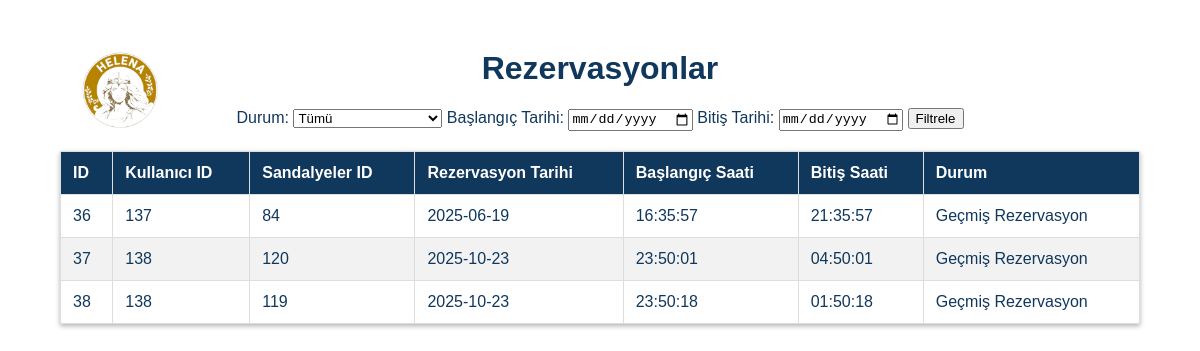
The app's page /sayfalar/adminRezervasyonlar.php with its own data.
### tables this page shows
CREATE TABLE IF NOT EXISTS `rezervasyonlar` (
  `rezervasyon_id` int NOT NULL AUTO_INCREMENT,
  `kullanici_id` int NOT NULL,
  `sandalye_id` int NOT NULL,
  `rezervasyon_tarihi` date NOT NULL,
  `baslangic_saati` time NOT NULL,
  `bitis_saati` time DEFAULT NULL,
  `durum` varchar(255) NOT NULL DEFAULT 'Dolu',
  PRIMARY KEY (`rezervasyon_id`),
  KEY `kullanici_id` (`kullanici_id`),
  KEY `sandalye_id` (`sandalye_id`)
);

### sayfalar/adminRezervasyonlar.php (the view, shortened to what this page needs)
<?php
$host = 'localhost';
$dbname = 'helena';
$username = 'root';
$password = '';
try {
    $pdo = new PDO("mysql:host=$host;dbname=$dbname;charset=utf8", $username, $password);
    $pdo->setAttribute(PDO::ATTR_ERRMODE, PDO::ERRMODE_EXCEPTION);
    $query = "SELECT * FROM rezervasyonlar WHERE 1";
    $params = [];
    $stmt = $pdo->prepare($query);
    $stmt->execute($params);
    $rezervasyonlar = $stmt->fetchAll(PDO::FETCH_ASSOC);
} catch (PDOException $e) {
    die("Veritabanı bağlantı hatası: " . $e->getMessage());
}
?>
<!DOCTYPE html>
<html lang="tr">
<head>
</head>
<body>
    <div class="logo-container">
        <a href="adminPanel.php">
            <img src="../dosyalar/LogoIcon/logo.png" alt="Helena Logo" class="logo" />
        </a>
    </div>
    <h1>Rezervasyonlar</h1>
    <form method="POST">
        <label for="durum">Durum:</label>
        <select name="durum" id="durum">
            <option value="">Tümü</option>
        </select>
        <label for="baslangic_tarih">Başlangıç Tarihi:</label>
        <input type="date" name="baslangic_tarih" id="baslangic_tarih">
        <label for="bitis_tarih">Bitiş Tarihi:</label>
        <input type="date" name="bitis_tarih" id="bitis_tarih">
        <button type="submit">Filtrele</button>
    </form>
    <table>
        <thead>
            <tr>
                <th>ID</th>
                <th>Kullanıcı ID</th>
                <th>Sandalyeler ID</th>
                <th>Rezervasyon Tarihi</th>
                <th>Başlangıç Saati</th>
                <th>Bitiş Saati</th>
                <th>Durum</th>
            </tr>
        </thead>
        <tbody>
            <?php if (!empty($rezervasyonlar)): ?>
                <?php foreach ($rezervasyonlar as $rezervasyon): ?>
                    <tr>
                        <td><?= htmlspecialchars($rezervasyon['rezervasyon_id']) ?></td>
                        <td><?= htmlspecialchars($rezervasyon['kullanici_id']) ?></td>
                        <td><?= htmlspecialchars($rezervasyon['sandalye_id']) ?></td>
                        <td><?= htmlspecialchars($rezervasyon['rezervasyon_tarihi']) ?></td>
                        <td><?= htmlspecialchars($rezervasyon['baslangic_saati']) ?></td>
                        <td><?= htmlspecialchars($rezervasyon['bitis_saati']) ?></td>
                        <td><?= htmlspecialchars($rezervasyon['durum']) ?></td>
                    </tr>
                <?php endforeach; ?>
            <?php else: ?>
                <tr>
                    <td colspan="7">Hiçbir rezervasyon bulunamadı.</td>
                </tr>
            <?php endif; ?>
        </tbody>
    </table>
</body>
</html>

### sayfalar/adminRezervasyonlar.php (style rules this page uses)
body { margin: 0; padding: 0; font-family: Arial, sans-serif; color: #10375C; }
.logo-container { display: flex; align-items: center; position: absolute; top: 50px; left: 80px; }
.logo-container a { display: block; }
.logo { width: 80px; cursor: pointer; }
h1 { margin-top: 50px; text-align: center; }
form { margin: 20px auto; text-align: center; }
table { width: 90%; margin: 20px auto; border-collapse: collapse; background-color: white; box-shadow: 0 2px 5px rgba(0, 0, 0, 0.3); }
table, th, td { border: 1px solid #ddd; }
th, td { padding: 12px; text-align: left; }
th { background-color: #10375C; color: white; }
tr:nth-child(even) { background-color: #f2f2f2; }

### records on screen
rezervasyonlar: rezervasyon_id "36", kullanici "137", sandalye "84", rezervasyon_tarihi "2025-06-19", baslangic_saati "16:35:57", bitis_saati "21:35:57", durum "Geçmiş Rezervasyon"
rezervasyonlar: rezervasyon_id "37", kullanici "138", sandalye "120", rezervasyon_tarihi "2025-10-23", baslangic_saati "23:50:01", bitis_saati "04:50:01", durum "Geçmiş Rezervasyon"
rezervasyonlar: rezervasyon_id "38", kullanici "138", sandalye "119", rezervasyon_tarihi "2025-10-23", baslangic_saati "23:50:18", bitis_saati "01:50:18", durum "Geçmiş Rezervasyon"
